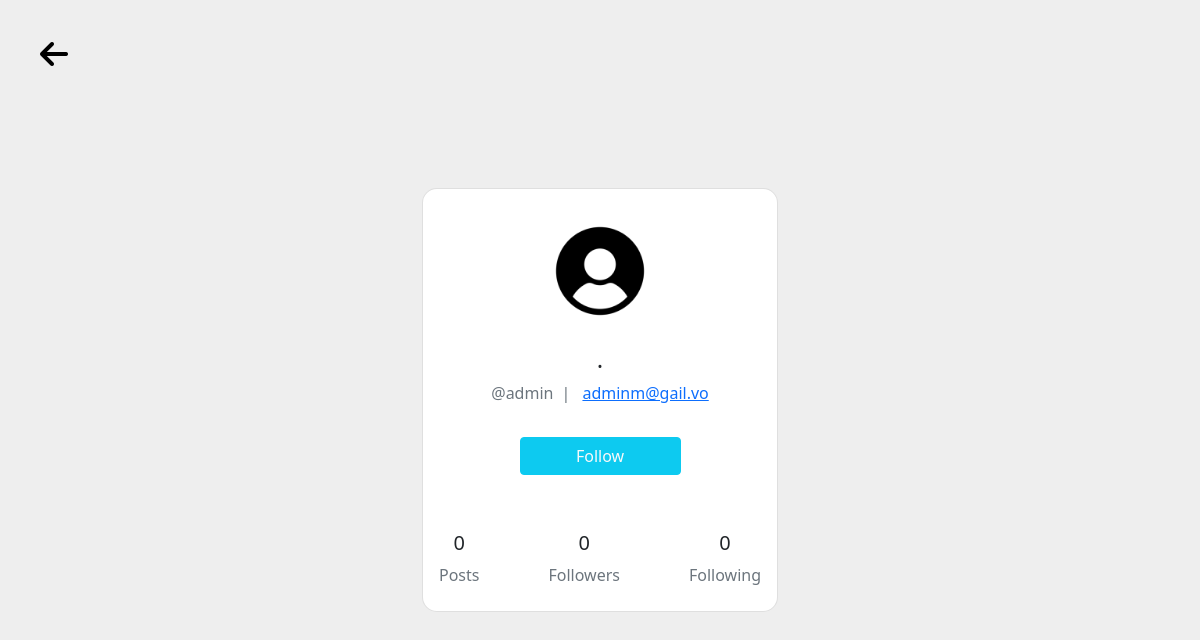
/admin, run on an earlier commit of the app's database.
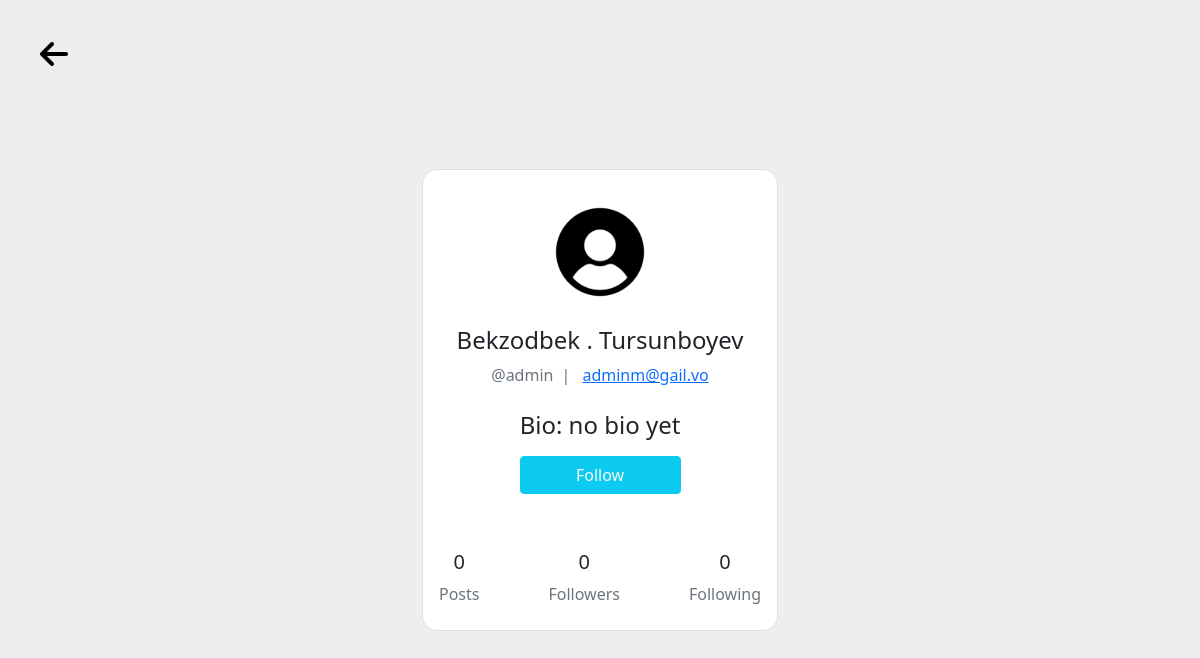
And on a later commit of the database.
### search/models.py (models this page shows)
class MyUser(AbstractUser):
    is_organiser = models.BooleanField(default=False)
    is_agent = models.BooleanField(default=False)
    profile_pic = models.ImageField(null=True, blank=True)
    bio = models.CharField(max_length=70, null=True, blank=True)
    class Meta:
        verbose_name = 'My User'
        verbose_name_plural = 'User'

### search/views.py (the view)
# urls.py: path('<str:pk>', public_profile, name='public_profile'),
def public_profile(request, pk):
    user = MyUser.objects.get(username=pk)
    context = {
        'user': user
    }
    return render(request, 'profile/public.html', context)

### templates/profile/public.html (shortened to what this page needs)
{% load static %}
<!DOCTYPE html>
<html lang="en">
<head>
  <link href="https://cdn.jsdelivr.net/npm/bootstrap@5.0.2/dist/css/bootstrap.min.css" rel="stylesheet"
>
  <link rel="stylesheet" href="https://cdnjs.cloudflare.com/ajax/libs/font-awesome/6.1.2/css/all.min.css"
 />
</head>
<body>
  <section class="vh-100" style="background-color: #eee;">
    <a class="gohome" href="{% url 'app:home' %}"><i class="fa-solid fa-arrow-left"></i></a>
    <div class="container py-5 h-100">
      <div class="row d-flex justify-content-center align-items-center h-100">
        <div class="col-md-12 col-xl-4">
          <div class="card" style="border-radius: 15px;">
            <div class="card-body text-center">
              <div class="mt-3 mb-4">
                {% if not user.img %}
                <img src="{% static 'imgs/userprofile.png' %}" class="rounded-circle img-fluid" style="width: 100px;" />
                {% endif %}
              </div>
              <h4 class="mb-2">{% if user.first_name %}
                {{ user.first_name }}
                {% endif %}
                {% if not user.first_name %} {% endif %} .
                 {% if user.last_name %}{{ user.last_name }}{%endif %}
                 {% if not user.last_name %} {% endif %} </h4>
              <p class="text-muted mb-4">@{{user.username }}<span class="mx-2">|</span> <a
                  href="mailto:{{ user.email }}">{{ user.email }}</a></p>
              <div class="mb-4 pb-2">
                {% if user.bio %}
                <h4>Bio: {{ user.bio }}</h4>
                {% endif %}
                <a href="#" class="btn btn-info w-50 mt-2 text-light text-center">Follow</a>
              </div>
              <div class="d-flex justify-content-between text-center mt-5 mb-2">
                <div>
                  <p class="mb-2 h5">0</p>
                  <p class="text-muted mb-0">Posts</p>
                </div>
                <div class="px-3">
                  <p class="mb-2 h5">0</p>
                  <p class="text-muted mb-0">Followers</p>
                </div>
                <div>
                  <p class="mb-2 h5">0</p>
                  <p class="text-muted mb-0">Following</p>
                </div>
              </div>
            </div>
          </div>
        </div>
      </div>
    </div>
  </section>
</body>
</html>

What changed in the data, as far as the page shows it:
changed MyUser "admin": first_name (not shown) → "Bekzodbek"; last_name (not shown) → "Tursunboyev"; bio (not shown) → "no bio yet"
Also different on the page:
text now shown: "Bio:"
